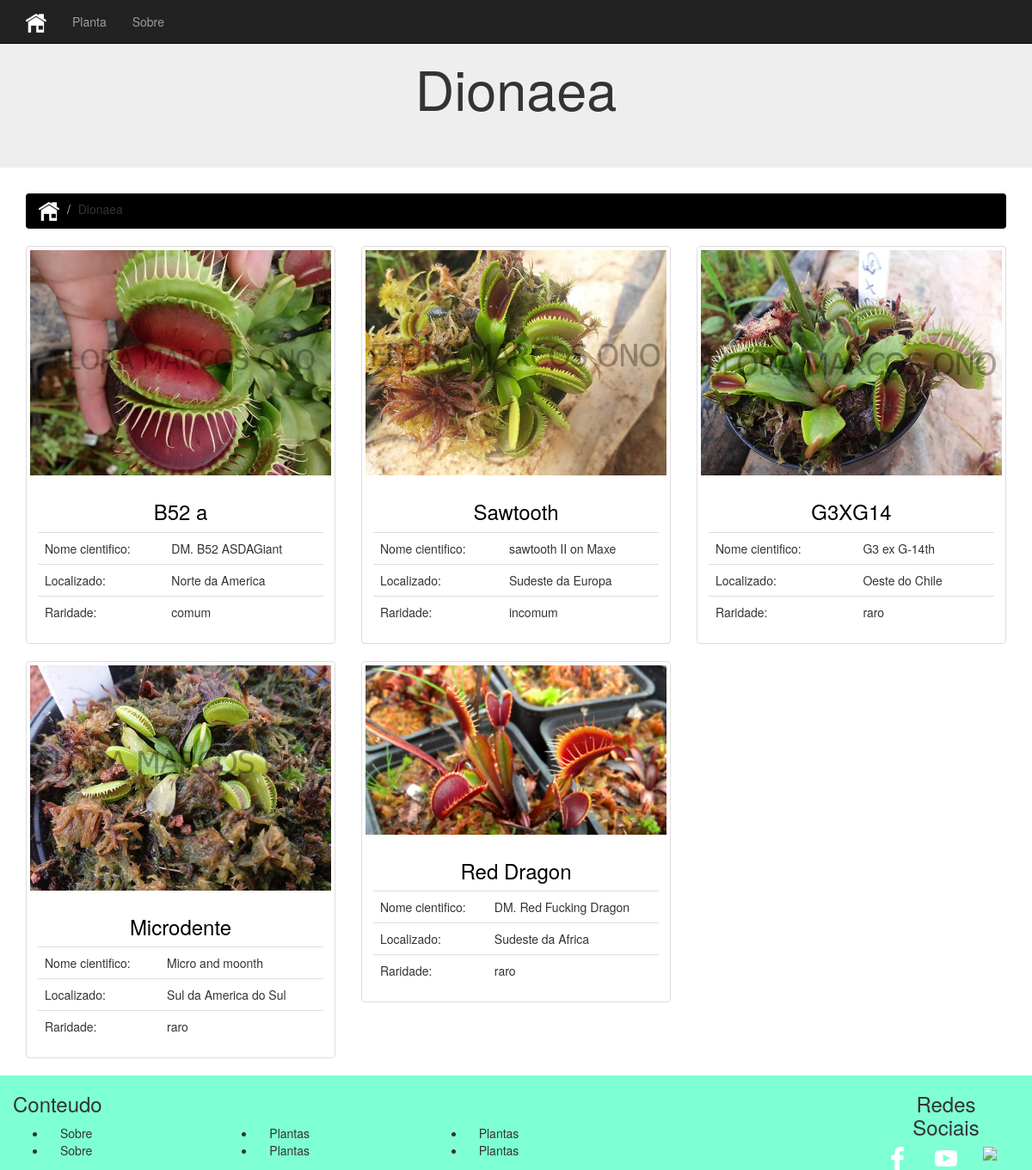
Page /lista.php?codTipo=1&tipo=Dionaea on the committed database.
### tables this page shows
CREATE TABLE `planta` (
  `codPlanta` int(11) NOT NULL,
  `nome` varchar(100) NOT NULL,
  `descricao` text NOT NULL,
  `codTipo` int(11) NOT NULL,
  `nomeCientif` varchar(150) NOT NULL,
  `localizacao` varchar(150) NOT NULL,
  `codRaro` int(11) NOT NULL
);

CREATE TABLE `raridade` (
  `codRaro` int(11) NOT NULL,
  `raro` varchar(30) NOT NULL
);

### lista.php (the view, shortened to what this page needs)
<?php
require_once ('header.php');
require_once ('nav.php');
require_once ('config/database-connection.php');
?>
<header class="jumbotron">
<?php
$ti[0] = $_GET["codTipo"];
$ti[1] = $_GET["tipo"];
    echo '<h1 class="text-center">'. $ti[1] .'</h1>';
?>
</header>
<article class="container">
    <?php
    $ti[0] = $_GET["codTipo"];
    $ti[1] = $_GET["tipo"];
    $sql = "SELECT DISTINCT A.nome, A.codPlanta, A.nomeCientif, A.localizacao, B.codTipo, B.tipo, I.imagem, R.raro
                      FROM planta A
                        INNER JOIN tipo B
                          on A.codTipo = B.codTipo
                        INNER JOIN imagem I
                          on A.codPlanta = I.codPlanta
                        INNER JOIN raridade R
                          on A.codRaro = R.codRaro
                      WHERE B.tipo = '". $ti[1] ."'";
    $sql = $conexao->query($sql);
        echo '
   <ol class="breadcrumb" id="nav-secun-plantas-lista">
        <li><a href="./"><img id="ico-home" src="images/home.ico" alt="imagem do icone referênte a home"></a></li>
        <li >'. $ti[1] .'</li>
    </ol>
        <div class="row">';
        if($sql->num_rows > 0) {
           while ($values = $sql->fetch_array()) {
                echo '
        <div class="col-sm-6 col-md-4">
            <div class="thumbnail">
                <img src="images/'. $values['imagem'] .'">
                <div class="caption">
                    <h3 class="text-center"><a id="link-planta-lista" href="planta.php?nome='. $values['nome'] .'" >' . $values['nome'] . '</a></h3>
                    <table class="table " id="table-bottom">
                        <tr>
                            <td>Nome cientifico: </td>
                            <td>'. $values['nomeCientif'] .'</td>
                        </tr>
                        <tr>
                            <td>Localizado: </td>
                            <td>'. $values['localizacao'] .'</td>
                        </tr>
                        <tr>
                            <td>Raridade: </td>
                            <td>'. $values['raro'] .'</td>
                        </tr>
                    </table>
                </div>
            </div>
        </div>';
            }
            echo '
    </div>';
        }
    ?>
</article>
<?php
require_once ('footer.php');
?>

### header.php (shortened to what this page needs)
<!DOCTYPE html>
<html>
<head>
	<link rel="stylesheet" href="assets/bootstrap.min.css">
	<link rel="stylesheet" href="assets/public.css" >
</head>

### nav.php
<?php
echo'
<nav class="navbar navbar-inverse navbar-fixed-top" role="navigation" xmlns="http://www.w3.org/1999/html">
    <div class="container">
        <div class="navbar-header">
            <button type="button" class="navbar-toggle" data-toggle="collapse" data-target="#bs-example-navbar-collapse-1">
                <span class="sr-only">Toggle navigation</span>
                <span class="icon-bar"></span>
                <span class="icon-bar"></span>
                <span class="icon-bar"></span>
            </button>
            <a class="navbar-brand " href="./" ><img id="ico-home" src="images/home.ico" alt="imagem do icone referênte a home"></a>
        </div>
        <div class="collapse navbar-collapse" id="bs-example-navbar-collapse-1">
            <ul class="nav navbar-nav " >
                <li >
                    <a id="nav-hover" href="planta.php" >Planta</a>
                </li>
                <li>
                    <a id="nav-hover" href="about.php" id="hover-nav">Sobre</a>
                </li>
            </ul>
        </div>
    </div>
</nav>';
?>

### footer.php
<?php
echo '
<footer class="container-fluid" style="background: aquamarine">
    <div class="row">
    <div class="col-md-2 pull-right">
        <h3 class="col-md-12 text-center">Redes Sociais</h3>
        <div class=" col-md-4 ">
            <img src="images/facebook-logo.svg" class="img-responsive">
        </div>
        <div class=" col-md-4 ">
            <img src="images/youtube-symbol.svg" class="img-responsive">
        </div>
        <div class=" col-md-4 ">
            <img src="images/instagram-logo.svg" class="img-responsive">
        </div>
    </div>
    <div class="col-md-8">
        <h3> Conteudo</h3>
        <ul>
        <li class="col-md-4">Sobre</li>
        <li class="col-md-4">Plantas</li>
        <li class="col-md-4">Plantas</li>
        </ul>
        <ul>
        <li class="col-md-4">Sobre</li>
        <li class="col-md-4">Plantas</li>
        <li class="col-md-4">Plantas</li>
        </ul>
    </div>
    </div>
</footer>
</body>
</html
';
?>

### assets/public.css (style rules this page uses)
html, body { height: 100%; }
#table-bottom { margin-bottom: 5px; }
#nav-secun-plantas-lista { background-color: #000; }
#link-planta-lista { color: #000; }

### rows in the picture
planta: shows a picture, nome "B52 a", nomeCientif "DM. B52 ASDAGiant", localizacao "Norte da America", codRaro.raro "comum"
planta: shows a picture, nome "Sawtooth", nomeCientif "sawtooth II on Maxe", localizacao "Sudeste da Europa", codRaro.raro "incomum"
planta: shows a picture, nome "G3XG14", nomeCientif "G3 ex G-14th", localizacao "Oeste do Chile", codRaro.raro "raro"
planta: shows a picture, nome "Microdente", nomeCientif "Micro and moonth", localizacao "Sul da America do Sul", codRaro.raro "raro"
planta: shows a picture, nome "Red Dragon", nomeCientif "DM. Red Fucking Dragon", localizacao "Sudeste da Africa", codRaro.raro "raro"

### other values in the picture
$ti[1] "Dionaea"
